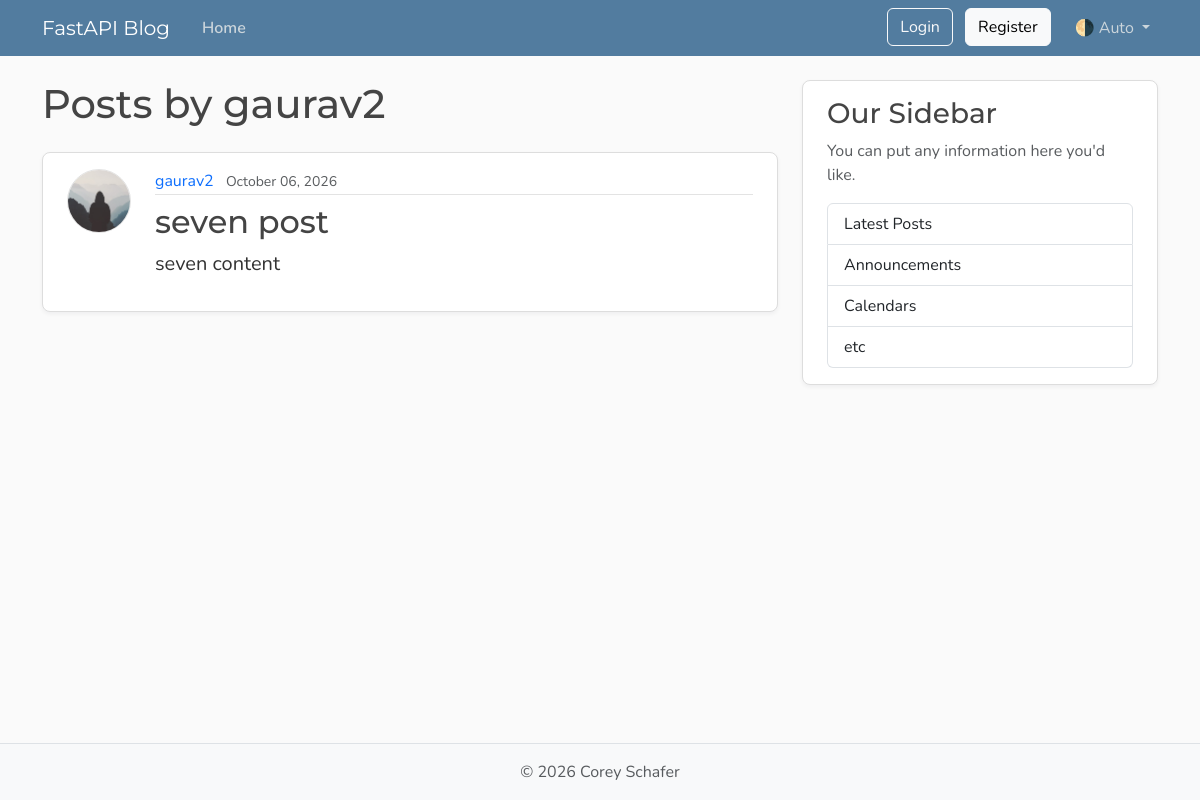
/user/5/posts, run on an earlier commit of the app's database.
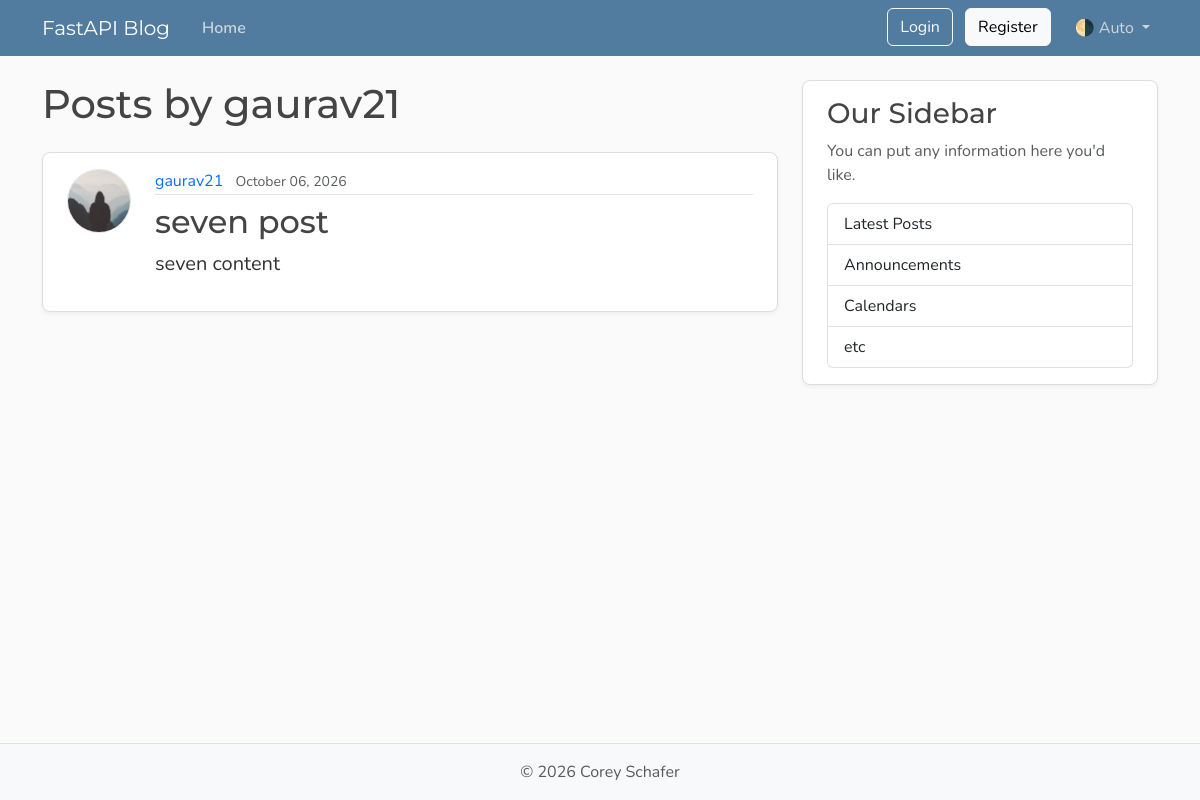
And on a later commit of the database.
### models.py (models this page shows, shortened)
class User(Base):   # Set here cause we want to assossiate the post with each user
    __tablename__ = "users"  # Very imp if not referenced then while creating the table in metadata will show error
    id: Mapped[int] = mapped_column(Integer, primary_key=True, index=True)  # Mapped is generic type hint used by alchemy to indicate that attribute is mapped to db
    username: Mapped[str] = mapped_column(String(50), unique=True, nullable=False)
    email: Mapped[str] = mapped_column(String(120), unique=True, nullable=False)
    password_hash: Mapped[str] = mapped_column(String(200), nullable=True)
    image_file: Mapped[str | None] = mapped_column(
        String(200),
        nullable=True,
        default=None,
    )
    posts: Mapped[list[Post]] = relationship(
        back_populates="author",
        cascade="all, delete-orphan",   # delete-orphan -> This mean that if user is deleted then all the post are deleted as well
    )   # One to Many relationship. Here post can be connected to many user

class Post(Base):
    __tablename__ = "posts"
    id: Mapped[int] = mapped_column(Integer, primary_key=True, index=True)
    title: Mapped[str] = mapped_column(String(100), nullable=False)
    content: Mapped[str] = mapped_column(Text, nullable=False)
    user_id: Mapped[int] = mapped_column(
        ForeignKey("users.id"),  # We are referencing the user.id here against post
        nullable=False,
        index=True,
    )
    date_posted: Mapped[datetime] = mapped_column(
        DateTime(timezone=True),
        default=lambda: datetime.now(UTC),
    )
    likes: Mapped[int] = mapped_column(Integer, default=0, server_default="0")
    author: Mapped[User] = relationship(back_populates="posts")  # One to many relationship -> Links this relationship to the posts relationship in the User model:

### main.py (the view)
@app.get('/user/{user_id}/posts', include_in_schema=False, name='user_posts')
async def user_posts_page(request: Request, user_id: int, db: Annotated[AsyncSession, Depends(get_db)]):
    result = await db.execute(
        Select(models.User).where(models.User.id == user_id)
    )
    existing_userid = result.scalars().first()
    if not existing_userid:
        raise HTTPException(status_code=status.HTTP_404_NOT_FOUND, detail="User ID not found")
    result = await db.execute(
        Select(models.Post)
        .options(selectinload(models.Post.author))  # We are using author in the templates that is why this is needed
        .where(models.Post.user_id == user_id)
        .order_by(models.Post.date_posted.desc()))
    all_posts = result.scalars().all()
    return templates.TemplateResponse(request,
                                      'user_posts.html', {
                                          'posts': all_posts,
                                          "user": existing_userid,
                                          "title": f"{existing_userid.username}'s Post"
                                      }
                                      )

### templates/user_posts.html (shortened to what this page needs)
{% extends "layout.html" %}
{% block content %}
<h1 class="mb-4">Posts by {{ user.username }}</h1>
<div id="postsContainer">
  {% for post in posts %}
  <article class="content-section py-3 px-4 mb-4">
    <div class="d-flex align-items-start gap-4">
      <img class="rounded-circle article-img flex-shrink-0" src="{{ post.author.image_path }}"
        alt="{{ post.author.username }}'s profile picture" width="64" height="64" loading="lazy">
      <div class="flex-grow-1">
        <div class="article-metadata mb-2">
          <a class="me-2" href="{{ url_for('user_posts', user_id=post.author.id) }}">{{ post.author.username }}</a>
          <small class="text-body-secondary">{{ post.date_posted.strftime("%B %d, %Y") }}</small>
        </div>
        <h2>
          <a class="article-title" href="{{ url_for('post_page', post_id=post.id) }}">{{ post.title }}</a>
        </h2>
        <p class="article-content">{{ post.content }}</p>
      </div>
    </div>
  </article>
  {% else %}
  <p class="text-body-secondary">No posts by this user yet.</p>
  {% endfor %}
</div>
{% endblock content %}

What changed in the data, as far as the page shows it:
changed User: username "gaurav2" → "gaurav21"
changed through a linked row, Post "seven post": author.username "gaurav2" → "gaurav21"
